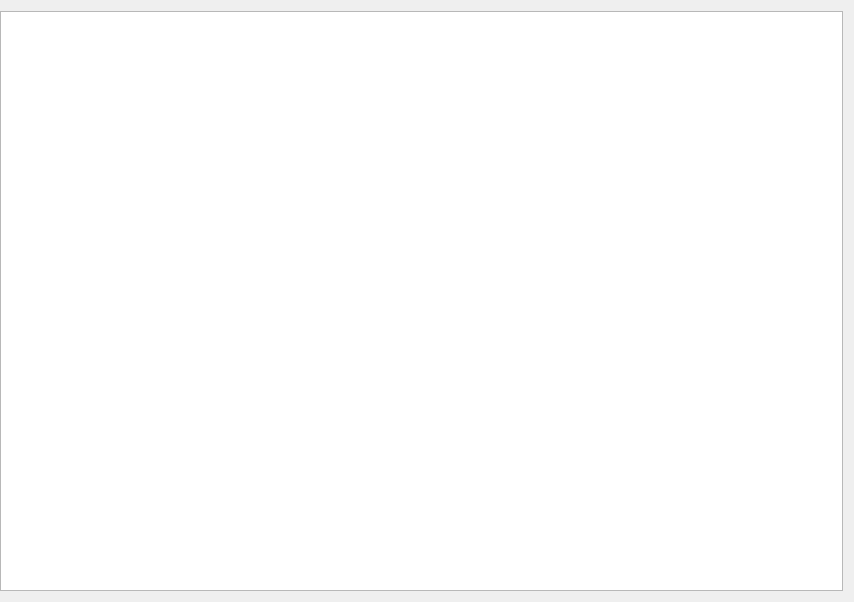
<?xml version="1.0" encoding="UTF-8"?>
<ui version="4.0">
 <class>Relations</class>
 <widget class="QMainWindow" name="Relations">
  <property name="geometry">
   <rect>
    <x>0</x>
    <y>0</y>
    <width>854</width>
    <height>602</height>
   </rect>
  </property>
  <property name="windowTitle">
   <string>PluriNotes</string>
  </property>
  <property name="autoFillBackground">
   <bool>false</bool>
  </property>
  <property name="documentMode">
   <bool>false</bool>
  </property>
  <property name="unifiedTitleAndToolBarOnMac">
   <bool>false</bool>
  </property>
  <widget class="QWidget" name="centralWidget">
   <layout class="QGridLayout" name="gridLayout" columnstretch="1,0,0,0">
    <property name="leftMargin">
     <number>0</number>
    </property>
    <item row="0" column="0">
     <widget class="QListWidget" name="listWidget"/>
    </item>
   </layout>
  </widget>
 </widget>
 <layoutdefault spacing="6" margin="11"/>
 <resources/>
 <connections/>
 <slots>
  <slot>saveNote()</slot>
  <slot>titleChanged()</slot>
  <slot>idChanged()</slot>
  <slot>typeChangedForm()</slot>
  <slot>cancelNote()</slot>
  <slot>toNewNoteForm()</slot>
  <slot>displayNote()</slot>
  <slot>deleteNote()</slot>
  <slot>noteTextChanged()</slot>
  <slot>saveNewVersion()</slot>
  <slot>noteVersionChanged()</slot>
 </slots>
</ui>
